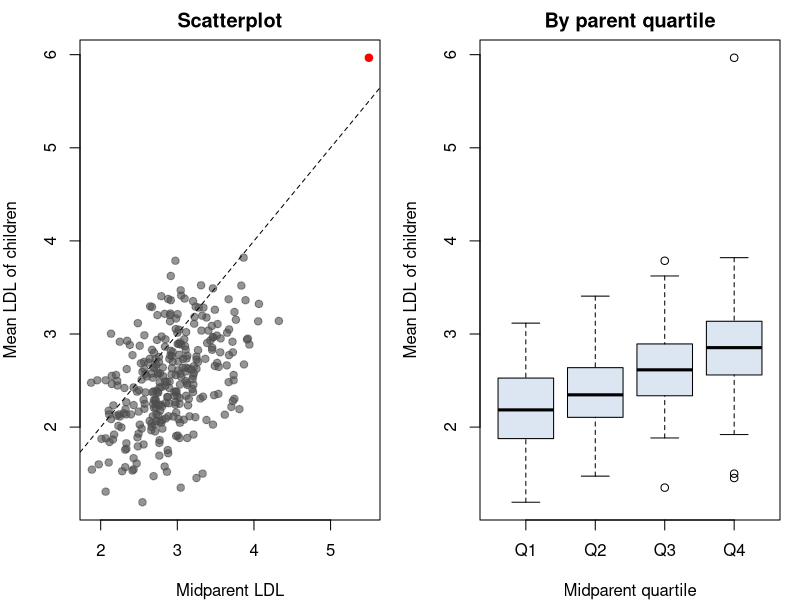
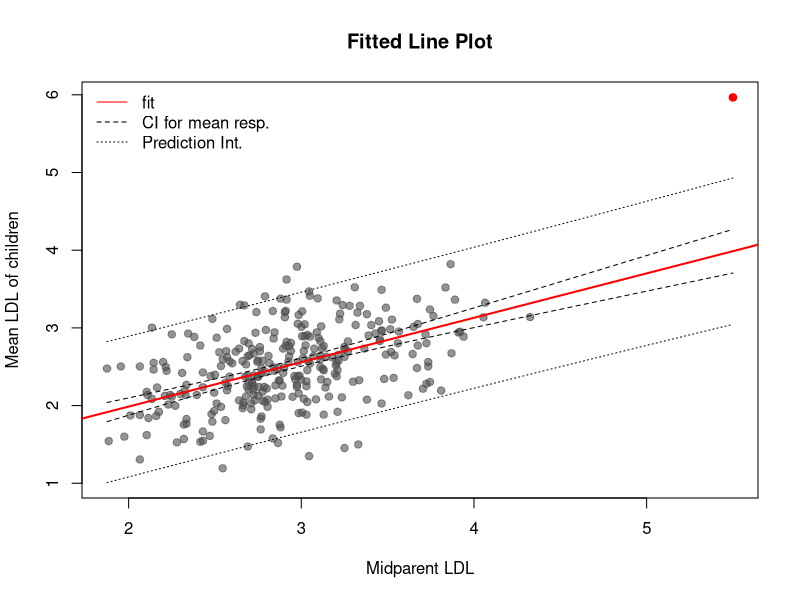
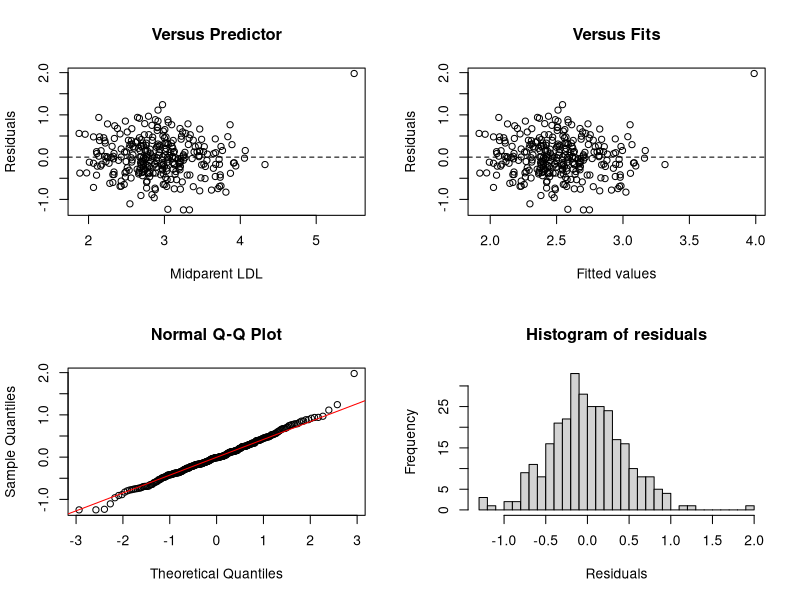
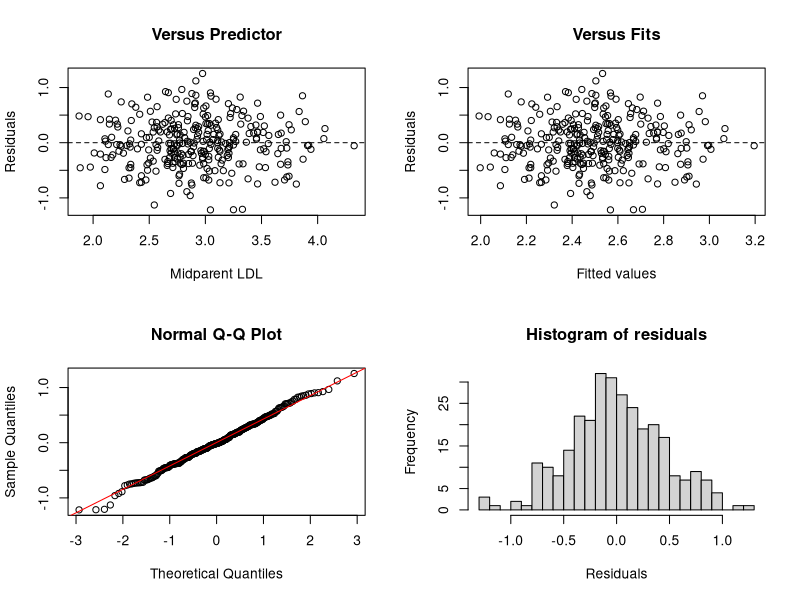
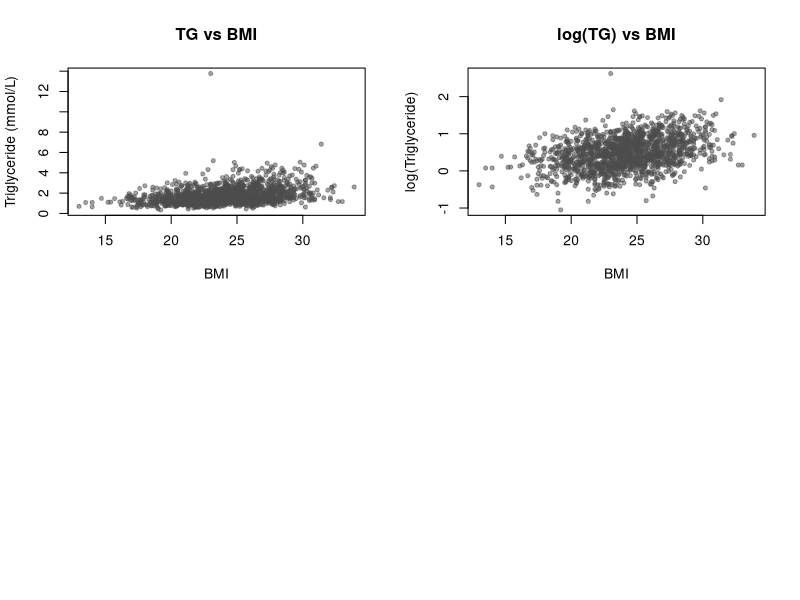
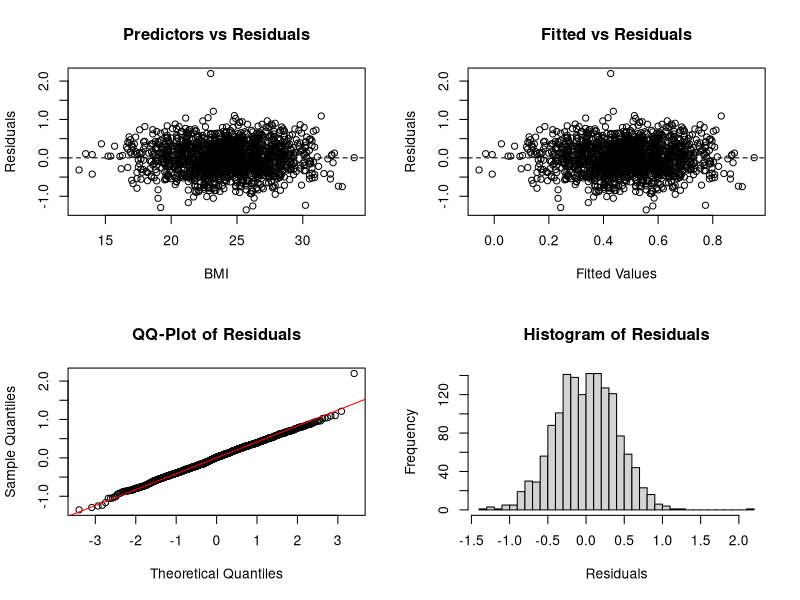
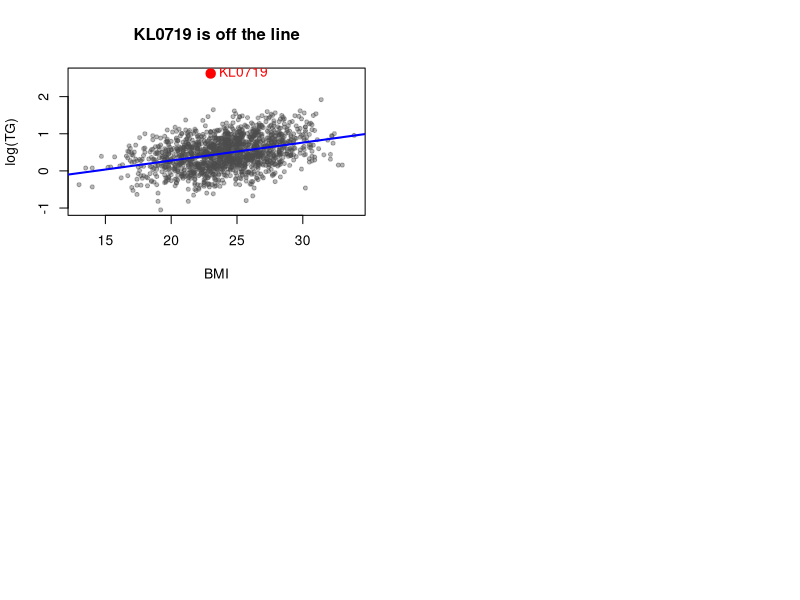

Here is the R script that generated these plots, in order:
## ---- chunk 1
#| label: load-family
fm  <- read.csv("data/family_cohort.csv")
ch  <- fm[fm$role == "child", ]
fam <- data.frame(
  fid    = unique(fm$fid),
  father = fm$ldl[fm$role == "father"],
  mother = fm$ldl[fm$role == "mother"],
  child  = as.numeric(tapply(ch$ldl, ch$fid, mean)))
fam$midparent <- (fam$father + fam$mother) / 2
dim(fam)
head(fam, 3)
## ---- chunk 2
#| label: add-fh
fh <- data.frame(fid = "FH01", father = 8.1, mother = 2.9,
                 child = mean(c(7.6, 3.1, 7.2)))
fh$midparent <- (fh$father + fh$mother) / 2
fam <- rbind(fam, fh)
fam$type <- ifelse(fam$fid == "FH01", "FH", "Polygenic")
dim(fam)
## ---- chunk 3
#| label: fam-eda
#| fig-cap: "부모 평균 대 자녀 평균 LDL (점선: 기울기 1) / 부모 평균의 사분위별 자녀 LDL"
#| fig-width: 9
#| fig-height: 4.5
op <- par(mfrow = c(1, 2), mar = c(4, 4, 2, 1))
plot(fam$midparent, fam$child, pch = 19,
     col = ifelse(fam$type == "FH", "red", adjustcolor("grey30", 0.6)),
     xlab = "Midparent LDL", ylab = "Mean LDL of children",
     main = "Scatterplot")
abline(0, 1, lty = 2)
q4 <- cut(fam$midparent, quantile(fam$midparent, 0:4 / 4),
          include.lowest = TRUE, labels = paste0("Q", 1:4))
boxplot(child ~ q4, data = fam, col = "#dce6f2",
        xlab = "Midparent quartile", ylab = "Mean LDL of children",
        main = "By parent quartile")
par(op)
## ---- chunk 4
#| label: fam-fit
pa <- lm(child ~ midparent, data = fam)
summary(pa)
## ---- chunk 5
#| label: fam-test1
b1  <- coef(pa)[2]
se1 <- summary(pa)$coefficients[2, 2]
tvalue <- (b1 - 1) / se1
pvalue <- 2 * pt(-abs(tvalue), df = df.residual(pa))
c(t = tvalue, p = pvalue)
## ---- chunk 6
#| label: fam-bands
#| fig-cap: "Fitted Line Plot — 점선: 평균반응 신뢰띠, 파선: 예측띠"
xs   <- seq(min(fam$midparent), max(fam$midparent), length.out = 200)
grid <- data.frame(midparent = xs)
ci   <- predict(pa, grid, interval = "confidence")
pi   <- predict(pa, grid, interval = "prediction")

plot(fam$midparent, fam$child, pch = 19,
     col = ifelse(fam$type == "FH", "red", adjustcolor("grey30", 0.6)),
     xlab = "Midparent LDL", ylab = "Mean LDL of children",
     ylim = range(c(pi, fam$child)), main = "Fitted Line Plot")
abline(pa, col = "red", lwd = 2)
lines(xs, ci[, "lwr"], lty = 2); lines(xs, ci[, "upr"], lty = 2)
lines(xs, pi[, "lwr"], lty = 3); lines(xs, pi[, "upr"], lty = 3)
legend("topleft", legend = c("fit", "CI for mean resp.", "Prediction Int."),
       lty = c(1, 2, 3), col = c("red", "black", "black"), bty = "n")
## ---- chunk 7
#| label: fam-predict
newfam <- data.frame(midparent = 4.0)
predict(pa, newfam, interval = "confidence")
predict(pa, newfam, interval = "prediction")
## ---- chunk 8
#| label: fam-resid
#| fig-cap: "4 in 1 residual plot"
#| fig-height: 6
par(mfrow = c(2, 2))
plot(fam$midparent, residuals(pa), xlab = "Midparent LDL",
     ylab = "Residuals", main = "Versus Predictor")
abline(h = 0, lty = 2)
plot(fitted(pa), residuals(pa),
     xlab = "Fitted values", ylab = "Residuals", main = "Versus Fits")
abline(h = 0, lty = 2)
qqnorm(residuals(pa)); qqline(residuals(pa), col = "red")
hist(residuals(pa), nclass = 30, main = "Histogram of residuals",
     xlab = "Residuals")
## ---- chunk 9
#| label: fam-influence
## FH 가계의 leverage, 표준화잔차, Cook's distance
k <- which(fam$type == "FH")
c(leverage = hatvalues(pa)[[k]], mean_leverage = 2 / nrow(fam),
  rstandard = rstandard(pa)[[k]], cook = cooks.distance(pa)[[k]])
## ---- chunk 10
#| label: fam-nofh
newfam <- subset(fam, type != "FH")
pn <- lm(child ~ midparent, data = newfam)
summary(pn)$coefficients
confint(pn)

tn <- (coef(pn)[2] - 1) / summary(pn)$coefficients[2, 2]
c(t = tn, p = 2 * pt(-abs(tn), df = df.residual(pn)),
  R2 = summary(pn)$r.squared)
## ---- chunk 11
#| label: fam-nofh-resid
#| fig-cap: "FH 가계 제외 후 잔차"
#| fig-height: 6
par(mfrow = c(2, 2))
plot(newfam$midparent, residuals(pn), xlab = "Midparent LDL",
     ylab = "Residuals", main = "Versus Predictor")
abline(h = 0, lty = 2)
plot(fitted(pn), residuals(pn),
     xlab = "Fitted values", ylab = "Residuals", main = "Versus Fits")
abline(h = 0, lty = 2)
qqnorm(residuals(pn)); qqline(residuals(pn), col = "red")
hist(residuals(pn), nclass = 30, main = "Histogram of residuals",
     xlab = "Residuals")
## ---- chunk 12
#| label: fam-child-level
chx <- merge(ch, newfam[, c("fid", "midparent")])
rbind(family_mean = summary(pn)$coef[2, 1:2],
      each_child  = summary(lm(ldl ~ midparent,
                               data = chx))$coef[2, 1:2])
## ---- chunk 13
#| label: fam-split
pf <- lm(child ~ father, data = newfam)
pm <- lm(child ~ mother, data = newfam)
tf <- (coef(pf)[2] - 0.25) / summary(pf)$coefficients[2, 2]
tm <- (coef(pm)[2] - 0.25) / summary(pm)$coefficients[2, 2]

rbind(
  Father = c(b1 = coef(pf)[[2]], confint(pf)[2, ],
             p_vs_0.25 = 2 * pt(-abs(tf[[1]]), df.residual(pf))),
  Mother = c(b1 = coef(pm)[[2]], confint(pm)[2, ],
             p_vs_0.25 = 2 * pt(-abs(tm[[1]]), df.residual(pm))))
c(sum_of_two = coef(pf)[[2]] + coef(pm)[[2]],
  midparent = coef(pn)[[2]])
## ---- chunk 14
#| label: fam-drop-nonreason
kk <- which.max(abs(rstandard(pn)))
newfam$fid[kk]
pd <- lm(child ~ midparent, data = newfam[-kk, ])
rbind(before = c(b1 = coef(pn)[[2]], sigma = summary(pn)$sigma,
                 R2 = summary(pn)$r.squared),
      after  = c(b1 = coef(pd)[[2]], sigma = summary(pd)$sigma,
                 R2 = summary(pd)$r.squared))
## ---- chunk 15
#| label: load-tg
gw <- read.csv("data/gwas_cohort.csv")
ex <- read.csv("data/gwas_cohort_ext.csv")
tg <- merge(gw[, c("iid", "age", "sex", "bmi")], ex, by = "iid")
dim(tg)
summary(tg$tg)
## ---- chunk 16
#| label: tg-raw
#| fig-cap: "BMI와 중성지방 (원 척도)"
plot(tg$bmi, tg$tg, pch = 20, col = adjustcolor("grey30", 0.5),
     xlab = "BMI", ylab = "Triglyceride (mmol/L)",
     main = "TG vs BMI")
cor(tg$tg, tg$bmi)
## ---- chunk 17
#| label: tg-log
#| fig-cap: "로그 변환 후"
plot(tg$bmi, log(tg$tg), pch = 20, col = adjustcolor("grey30", 0.5),
     xlab = "BMI", ylab = "log(Triglyceride)",
     main = "log(TG) vs BMI")
cor(log(tg$tg), tg$bmi)
## ---- chunk 18
#| label: tg-skew
skew <- function(z) mean((z - mean(z))^3) / sd(z)^3
c(skew_raw = skew(tg$tg), skew_log = skew(log(tg$tg)))

## BMI 삼분위별 잔차 SD — 원 척도 vs 로그 척도
t3 <- cut(tg$bmi, quantile(tg$bmi, 0:3 / 3), include.lowest = TRUE)
rbind(raw = tapply(resid(lm(tg ~ bmi, data = tg)), t3, sd),
      log = tapply(resid(lm(log(tg) ~ bmi, data = tg)), t3, sd))
## ---- chunk 19
#| label: tg-fit
model <- lm(log(tg) ~ bmi, data = tg)
summary(model)
confint(model)
exp(coef(model)[2]) - 1          # BMI 1 증가당 TG 변화율
## ---- chunk 20
#| label: tg-resid
#| fig-cap: "잔차 분석"
#| fig-height: 6
par(mfrow = c(2, 2))
plot(tg$bmi, resid(model), main = "Predictors vs Residuals",
     xlab = "BMI", ylab = "Residuals"); abline(h = 0, lty = 2)
plot(fitted(model), resid(model), main = "Fitted vs Residuals",
     xlab = "Fitted Values", ylab = "Residuals"); abline(h = 0, lty = 2)
qqnorm(resid(model), main = "QQ-Plot of Residuals")
qqline(resid(model), col = "red")
hist(resid(model), nclass = 40, main = "Histogram of Residuals",
     xlab = "Residuals")
## ---- chunk 21
#| label: tg-outlier
k <- which.max(rstandard(model))
tg[k, c("iid", "age", "sex", "bmi", "apoe", "tg")]
rstandard(model)[[k]]

model.red <- lm(log(tg) ~ bmi, data = tg[-k, ])
summary(model.red)$coefficients

newd <- data.frame(bmi = tg$bmi[k])
pred_log <- predict(model.red, newd, interval = "prediction",
                    level = 0.95)
pred_log
exp(pred_log)          # 원 척도로 되돌리기
## ---- chunk 22
#| label: tg-diff
c(ratio_to_upper = tg$tg[k] / exp(pred_log[, "upr"]),
  excess = tg$tg[k] - exp(pred_log[, "fit"]))
## ---- chunk 23
#| label: tg-final
#| fig-cap: "해당자 제외 모형과 실제 관측값(빨간 점)"
plot(tg$bmi, log(tg$tg), pch = 20, col = adjustcolor("grey30", 0.4),
     xlab = "BMI", ylab = "log(TG)", main = "KL0719 is off the line")
abline(model.red, col = "blue", lwd = 2)
points(tg$bmi[k], log(tg$tg[k]), col = "red", pch = 19, cex = 1.5)
text(tg$bmi[k], log(tg$tg[k]), labels = "KL0719", pos = 4, col = "red")
